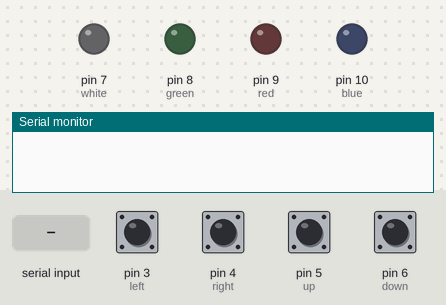
A sketch run on a simulated Arduino Uno, built with avr-gcc and run on an emulated ATmega328P. On the bench: output pins drawn as LEDs (lit = HIGH), the last lines printed to the serial monitor. Dashed ring = blinking. The inputs (shaded band) are chosen by the test bench; at power-on: pin 3 (left), pin 4 (right), pin 5 (up), pin 6 (down) LOW. Random numbers use the default seed unless the sketch sets one.

Above: at 1.2 s.
1.3 s: "90,45\n" received over Serial
At 1.6 s:
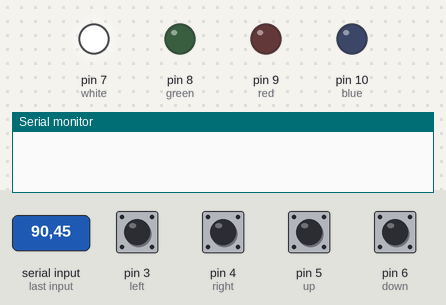
At 3.1 s:
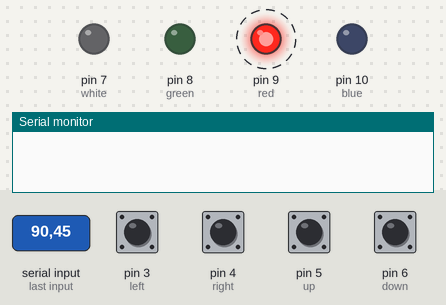
4.3 s: pin 4 (right) pulsed HIGH 5 times (0.12 s each, 0.3 s apart)
7.3 s: "4\n" received over Serial
At 8.4 s:
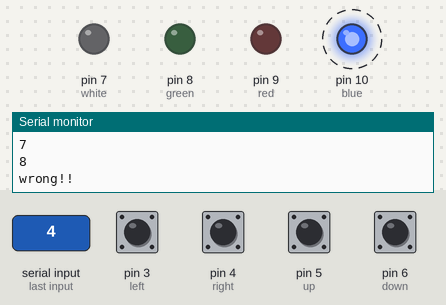
12.8 s: "30,150\n" received over Serial
15.8 s: pin 3 (left) pulled HIGH for 0.15 s
17.4 s: pin 4 (right) pulled HIGH for 1 s
At 21.6 s:
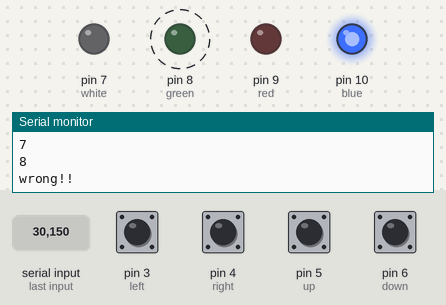
Timing chart, 0 to 22.4 s (numbered marks = the images above; inputs shaded):
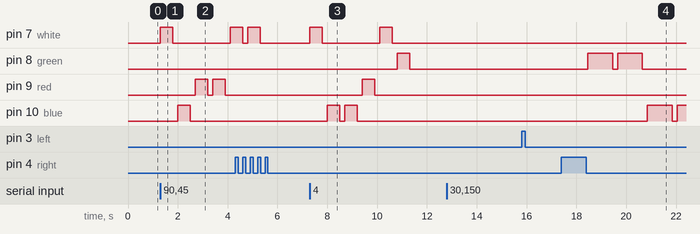

Measured:
- after the input at 1.3 s, pin 7 (white): LOW → HIGH at once, → LOW 0.50 s later, → HIGH 2.3 s later; pin 9 (red): alternates HIGH for 0.50 s and LOW for 0.20 s, starting after 1.4 s; pin 10 (blue): LOW → HIGH after 0.70 s, → LOW 0.50 s later
- after the input at 7.3 s, pin 7 (white): alternates HIGH for 0.50 s and LOW for 2.3 s, starting at once; pin 8 (green): LOW → HIGH after 3.5 s, → LOW 0.50 s later; pin 9 (red): LOW → HIGH after 2.1 s, → LOW 0.50 s later; pin 10 (blue): alternates HIGH for 0.50 s and LOW for 0.20 s, 4 changes in all, then stays LOW, starting after 0.70 s
- after the input at 12.8 s, every drawn part: stays the same
- after the input at 15.8 s, every drawn part: stays the same
- after the input at 17.4 s, pin 10 (blue): LOW → HIGH after 3.5 s, → LOW 1.0 s later, → HIGH 0.20 s later

The sketch:

simon_game.ino
```cpp
#define left 3
#define right 4
#define up 5
#define down 6
#define white 7
#define green 8
#define red 9
#define blue 10

int randnm = 0;
int difficulty = 0;
int seq[6];
int butt[6];
int count = 0;
bool com = true;
bool next = false;

void setup() {
  Serial.begin(9600);
  randomSeed(analogRead(0));
  pinMode(red, OUTPUT);
  pinMode(white, OUTPUT);
  pinMode(green, OUTPUT);
  pinMode(blue, OUTPUT);
  pinMode(left, INPUT);
  pinMode(right, INPUT);
  pinMode(up, INPUT);
  pinMode(down, INPUT);
}

void waitForRelease(int pin) {
  while (digitalRead(pin));
  delay(50);
}

void loop() {
  if (Serial.available()) {
    difficulty = Serial.read() - '0';
    next = true;

    while (difficulty >= 1 && difficulty <= 4 && next) {
      next = false;
      int delayTime = 1000;
      if (difficulty == 1) delayTime = 2000;
      else if (difficulty == 2) delayTime = 1500;
      else if (difficulty == 3) delayTime = 1000;
      else if (difficulty == 4) delayTime = 500;

      for (int i = 0; i < 6; i++) {
        randnm = random(7, 11);
        seq[i] = randnm;
        digitalWrite(randnm, HIGH);
        delay(delayTime);
        digitalWrite(randnm, LOW);
        delay(200);
      }

      count = 0;
      com = true;
      unsigned long startTime = millis();

      while (count < 6 && com) {
        if (millis() - startTime > 5000) {
          Serial.println("Timeout!");
          com = false;
          break;
        }

        if (digitalRead(left)) {
          butt[count] = 7;
          if (butt[count] != seq[count]) com = false;
          count++;
          waitForRelease(left);
          startTime = millis();
        } else if (digitalRead(right)) {
          butt[count] = 8;
          if (butt[count] != seq[count]) com = false;
          count++;
          waitForRelease(right);
          startTime = millis();
        } else if (digitalRead(up)) {
          butt[count] = 9;
          if (butt[count] != seq[count]) com = false;
          count++;
          waitForRelease(up);
          startTime = millis();
        } else if (digitalRead(down)) {
          butt[count] = 10;
          if (butt[count] != seq[count]) com = false;
          count++;
          waitForRelease(down);
          startTime = millis();
        }
      }

      Serial.print("Level ");
      Serial.print(difficulty);
      Serial.println(" result:");
      for (int i = 0; i < 6; i++) Serial.println(seq[i]);
      for (int i = 0; i < count; i++) Serial.println(butt[i]);

      if (com && count == 6) {
        Serial.println("correct");
        next = true;
        difficulty++;
        delay(1000);
      } else if (!com) {
        Serial.println("wrong!!");
      }
    }
  }
}
```
